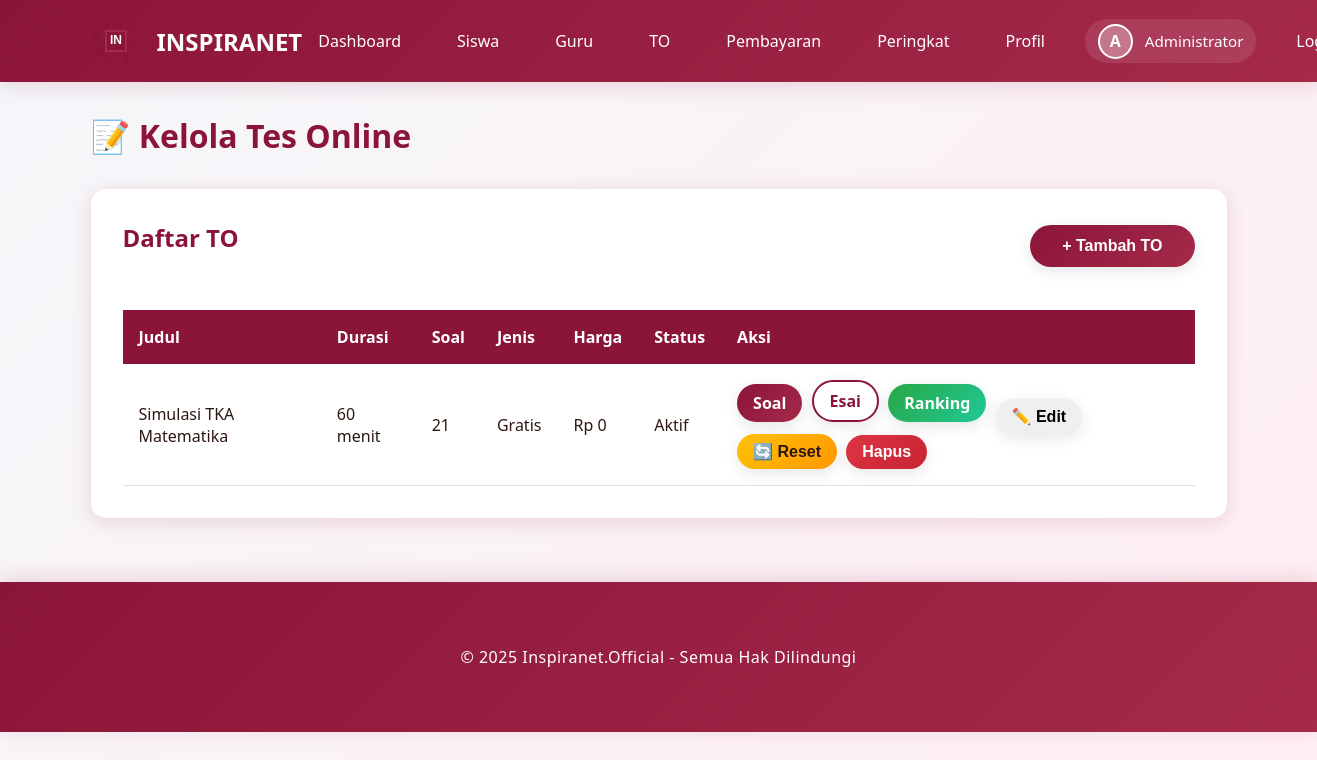
/admin/exams (signed in), run on the app's committed database.
### models.py (models this page shows, shortened)
class User(UserMixin, db.Model):
    __tablename__ = 'users'
    id = db.Column(db.Integer, primary_key=True)
    email = db.Column(db.String(120), unique=True, nullable=False)
    password_hash = db.Column(db.String(255), nullable=False)
    full_name = db.Column(db.String(100), nullable=False)
    role = db.Column(db.String(20), nullable=False, default='student')
    inspira_branch = db.Column(db.String(50), nullable=True)
    class_level = db.Column(db.String(20), nullable=True)
    school_name = db.Column(db.String(150), nullable=True)
    phone_number = db.Column(db.String(20), nullable=True)
    profile_photo = db.Column(db.String(255), nullable=True)
    created_at = db.Column(db.DateTime, default=datetime.utcnow)
    exam_attempts = db.relationship('ExamAttempt', backref='user', lazy=True, cascade='all, delete-orphan')
    payments = db.relationship('Payment', backref='user', lazy=True, cascade='all, delete-orphan')
    leaderboard_entries = db.relationship('Leaderboard', backref='user', lazy=True, cascade='all, delete-orphan')

class Exam(db.Model):
    __tablename__ = 'exams'
    id = db.Column(db.Integer, primary_key=True)
    title = db.Column(db.String(200), nullable=False)
    description = db.Column(db.Text, nullable=True)
    duration_minutes = db.Column(db.Integer, nullable=False, default=120)
    total_questions = db.Column(db.Integer, nullable=False, default=0)
    is_premium = db.Column(db.Boolean, default=False)
    price = db.Column(db.Integer, default=0)
    is_active = db.Column(db.Boolean, default=True)
    start_time = db.Column(db.DateTime, nullable=True)
    end_time = db.Column(db.DateTime, nullable=True)
    created_by = db.Column(db.Integer, db.ForeignKey('users.id'), nullable=False)
    created_at = db.Column(db.DateTime, default=datetime.utcnow)
    questions = db.relationship('Question', backref='exam', lazy=True, cascade='all, delete-orphan')
    attempts = db.relationship('ExamAttempt', backref='exam', lazy=True, cascade='all, delete-orphan')
    payments = db.relationship('Payment', backref='exam', lazy=True, cascade='all, delete-orphan')
    leaderboard_entries = db.relationship('Leaderboard', backref='exam', lazy=True, cascade='all, delete-orphan')
    def get_local_start_time(self):
        if self.start_time:
            from datetime import timedelta
            return self.start_time + timedelta(hours=7)
        return None
    def get_local_end_time(self):
        if self.end_time:
            from datetime import timedelta
            return self.end_time + timedelta(hours=7)
        return None

### app.py (the view)
@app.route('/admin/exams')
@login_required
def admin_exams():
    if current_user.role != 'admin':
        flash('Akses ditolak!', 'danger')
        return redirect(url_for('index'))
    exams = Exam.query.all()
    return render_template('admin_exams.html', exams=exams)

### app.py (called while the page is built)
@login_manager.user_loader
def load_user(user_id):
    return User.query.get(int(user_id))

@app.before_request
def ensure_db():
    if not hasattr(app, '_db_initialized'):
        app._db_initialized = True
        init_database()

### templates/admin_exams.html (shortened to what this page needs)
{% extends "base.html" %}
{% block content %}
<h1 style="color: var(--primary-color); margin-bottom: 2rem;">📝 Kelola Tes Online</h1>
<div class="card">
    <div style="display: flex; justify-content: space-between; align-items: center; margin-bottom: 1.5rem;">
        <h2>Daftar TO</h2>
        <button onclick="showModal('addExamModal')" class="btn btn-primary">+ Tambah TO</button>
    </div>
    <div class="table-responsive">
        <table class="table">
            <thead>
                <tr>
                    <th>Judul</th>
                    <th>Durasi</th>
                    <th>Soal</th>
                    <th>Jenis</th>
                    <th>Harga</th>
                    <th>Status</th>
                    <th>Aksi</th>
                </tr>
            </thead>
            <tbody>
                {% for exam in exams %}
                <tr>
                    <td>{{ exam.title }}</td>
                    <td>{{ exam.duration_minutes }} menit</td>
                    <td>{{ exam.total_questions }}</td>
                    <td>{{ 'Premium' if exam.is_premium else 'Gratis' }}</td>
                    <td>Rp {{ exam.price if exam.is_premium else 0 }}</td>
                    <td>{{ 'Aktif' if exam.is_active else 'Nonaktif' }}</td>
                    <td>
                        <a href="{{ url_for('admin_questions', id=exam.id) }}" class="btn btn-primary" style="padding: 0.5rem 1rem; text-decoration: none; margin-right: 5px;">Soal</a>
                        <a href="{{ url_for('admin_view_essay_answers', exam_id=exam.id) }}" class="btn btn-secondary" style="padding: 0.5rem 1rem; text-decoration: none; margin-right: 5px;">Esai</a>
                        <a href="{{ url_for('leaderboard', exam_id=exam.id) }}" class="btn btn-success" style="padding: 0.5rem 1rem; text-decoration: none; margin-right: 5px;">Ranking</a>
                        <button
                            class="btn btn-info exam-edit-btn"
                            style="padding: 0.5rem 1rem; margin-right: 5px;"
                            data-id="{{ exam.id }}"
                            data-title="{{ exam.title }}"
                            data-description="{{ exam.description or '' }}"
                            data-duration="{{ exam.duration_minutes }}"
                            data-start="{{ exam.get_local_start_time().strftime('%Y-%m-%dT%H:%M') if exam.get_local_start_time() else '' }}"
                            data-end="{{ exam.get_local_end_time().strftime('%Y-%m-%dT%H:%M') if exam.get_local_end_time() else '' }}"
                            data-premium="{{ 'true' if exam.is_premium else 'false' }}"
                            data-price="{{ exam.price }}">
                            ✏️ Edit
                        </button>
                        <form method="POST" action="{{ url_for('admin_reset_exam_attempts', exam_id=exam.id) }}" style="display: inline;" onsubmit="return confirm('⚠️ PERINGATAN! Anda akan menghapus SEMUA attempt dan hasil siswa untuk TO ini. Siswa akan bisa mengerjakan TO ini lagi dari awal. Yakin?');">
                            <button type="submit" class="btn btn-warning" style="padding: 0.5rem 1rem; margin-right: 5px;">🔄 Reset</button>
                        </form>
                        <form method="POST" action="{{ url_for('admin_delete_exam', id=exam.id) }}" style="display: inline;" data-confirm-delete>
                            <button type="submit" class="btn btn-danger" style="padding: 0.5rem 1rem;">Hapus</button>
                        </form>
                    </td>
                </tr>
                {% endfor %}
            </tbody>
        </table>
    </div>
</div>
{% endblock %}

### templates/base.html (shortened to what this page needs)
<!DOCTYPE html>
<html lang="id">
<head>
    <link rel="stylesheet" href="{{ url_for('static', filename='css/style.css') }}">
</head>
<body>
    <nav class="navbar">
        <div class="container">
            <a href="{{ url_for('index') }}" class="navbar-brand">
                <div id="logo-animation" class="logo-container"></div>
                <span>INSPIRANET</span>
            </a>
            <ul class="navbar-nav" id="navbarMenu">
                {% if current_user.is_authenticated %}
                    {% if current_user.role == 'admin' %}
                        <li><a href="{{ url_for('admin_dashboard') }}" onclick="closeMobileMenu()">Dashboard</a></li>
                        <li><a href="{{ url_for('admin_students') }}" onclick="closeMobileMenu()">Siswa</a></li>
                        <li><a href="{{ url_for('admin_teachers') }}" onclick="closeMobileMenu()">Guru</a></li>
                        <li><a href="{{ url_for('admin_exams') }}" onclick="closeMobileMenu()">TO</a></li>
                        <li><a href="{{ url_for('admin_payments') }}" onclick="closeMobileMenu()">Pembayaran</a></li>
                    {% else %}
                        <li><a href="{{ url_for('student_dashboard') }}" onclick="closeMobileMenu()">Dashboard</a></li>
                        <li><a href="{{ url_for('student_exams') }}" onclick="closeMobileMenu()">Daftar TO</a></li>
                    {% endif %}
                    <li><a href="{{ url_for('all_leaderboards') }}" onclick="closeMobileMenu()">Peringkat</a></li>
                    <li><a href="{{ url_for('profile') }}" onclick="closeMobileMenu()">Profil</a></li>
                    <li class="user-profile">
                        <div class="profile-info">
                            {% if current_user.profile_photo %}
                            <img src="{{ url_for('uploaded_file', filename='profiles/' + current_user.profile_photo) }}" alt="{{ current_user.full_name }}" class="profile-photo-nav">
                            {% else %}
                            <div class="profile-photo-placeholder">{{ current_user.full_name[0].upper() }}</div>
                            {% endif %}
                            <span class="profile-name">{{ current_user.full_name }}</span>
                        </div>
                    </li>
                    <li><a href="{{ url_for('logout') }}" onclick="closeMobileMenu()">Logout</a></li>
                {% else %}
                    <li><a href="{{ url_for('login') }}" onclick="closeMobileMenu()">Login</a></li>
                    <li><a href="{{ url_for('register') }}" onclick="closeMobileMenu()">Daftar</a></li>
                {% endif %}
            </ul>
        </div>
    </nav>
    <div class="container">
        {% block content %}{% endblock %}
    </div>
    <footer class="footer">
        <div class="container">
            <p>&copy; 2025 Inspiranet.Official - Semua Hak Dilindungi</p>
        </div>
    </footer>
</body>
</html>

### static/css/style.css (style rules this page uses)
:root { --primary-color: #8B1538; --secondary-color: #A52A4A; --accent-color: #C94060; --dark-color: #4A0E1F; --light-color: #FFE5EC; --text-dark: #2C1810; --text-light: #FFFFFF; --shadow: 0 4px 20px rgba(139, 21, 56, 0.15); --shadow-hover: 0 8px 35px rgba(139, 21, 56, 0.25); --shadow-active: 0 12px 45px rgba(139, 21, 56, 0.35); }
* { margin: 0; padding: 0; box-sizing: border-box; }
body { font-family: 'Segoe UI', Tahoma, Geneva, Verdana, sans-serif; background: linear-gradient(135deg, #f5f7fa 0%, #ffeef3 100%); color: var(--text-dark); min-height: 100vh; }
.navbar { background: linear-gradient(135deg, var(--primary-color) 0%, var(--secondary-color) 100%); padding: 1rem 0; box-shadow: var(--shadow); position: sticky; top: 0; z-index: 1000; }
.navbar .container { max-width: 1200px; margin: 0 auto; padding: 0 2rem; display: flex; justify-content: space-between; align-items: center; }
.navbar-brand { display: flex; align-items: center; gap: 1rem; color: var(--text-light); text-decoration: none; font-size: 1.5rem; font-weight: bold; }
.logo-container { position: relative; width: 50px; height: 50px; }
.navbar-nav { display: flex; gap: 1.5rem; list-style: none; align-items: center; }
.navbar-nav a { color: var(--text-light); text-decoration: none; padding: 0.5rem 1rem; border-radius: 5px; transition: all 0.3s ease; }
.user-profile { display: flex; align-items: center; }
.profile-info { display: flex; align-items: center; gap: 0.75rem; padding: 0.3rem 0.8rem; background: rgba(255, 255, 255, 0.1); border-radius: 25px; }
.profile-photo-placeholder { width: 35px; height: 35px; border-radius: 50%; background: rgba(255, 255, 255, 0.3); display: flex; align-items: center; justify-content: center; font-weight: bold; color: white; border: 2px solid white; }
.profile-name { color: white; font-weight: 500; font-size: 0.95rem; }
.container { max-width: 1200px; margin: 2rem auto; padding: 0 2rem; }
.btn { display: inline-block; padding: 0.75rem 2rem; border: none; border-radius: 25px; font-size: 1rem; font-weight: 600; text-decoration: none; cursor: pointer; transition: all 0.4s cubic-bezier(0.68, -0.55, 0.265, 1.55); box-shadow: 0 4px 15px rgba(0, 0, 0, 0.1); position: relative; overflow: hidden; }
.btn::before { content: ''; position: absolute; top: 50%; left: 50%; width: 0; height: 0; border-radius: 50%; background: rgba(255, 255, 255, 0.2); transform: translate(-50%, -50%); transition: width 0.6s, height 0.6s; }
.btn-primary { background: linear-gradient(135deg, var(--primary-color) 0%, var(--secondary-color) 100%); color: var(--text-light); }
.btn-secondary { background: white; color: var(--primary-color); border: 2px solid var(--primary-color); }
.btn-danger { background: linear-gradient(135deg, #dc3545 0%, #c82333 100%); color: white; }
.btn-success { background: linear-gradient(135deg, #28a745 0%, #20c997 100%); color: white; }
.btn-warning { background: linear-gradient(135deg, #ffc107 0%, #ff9800 100%); color: #2C1810; }
.card { background: white; border-radius: 15px; padding: 2rem; box-shadow: var(--shadow); margin-bottom: 2rem; animation: fadeInUp 0.8s cubic-bezier(0.68, -0.55, 0.265, 1.55); transition: all 0.4s ease; }
.card h2 { color: var(--primary-color); margin-bottom: 1rem; }
.table { width: 100%; border-collapse: collapse; margin-top: 1rem; }
.table th { background: var(--primary-color); color: white; padding: 1rem; text-align: left; }
.table td { padding: 1rem; border-bottom: 1px solid #e0e0e0; }
.table tr { transition: all 0.3s ease; }
.table-responsive { overflow-x: auto; -webkit-overflow-scrolling: touch; }
.table-responsive table { min-width: 600px; }
.footer { background: linear-gradient(135deg, var(--primary-color) 0%, var(--secondary-color) 100%); color: var(--text-light); text-align: center; padding: 2rem 0; margin-top: 4rem; box-shadow: 0 -4px 20px rgba(139, 21, 56, 0.15); }
.footer p { margin: 0; font-size: 1rem; font-weight: 500; letter-spacing: 0.5px; }

### data on the page
User: full_name "A", full_name "Administrator"
Exam: title "Simulasi TKA Matematika", duration_minutes "60", total_questions "21", is_premium "Gratis", is_premium "0", is_active "Aktif"
